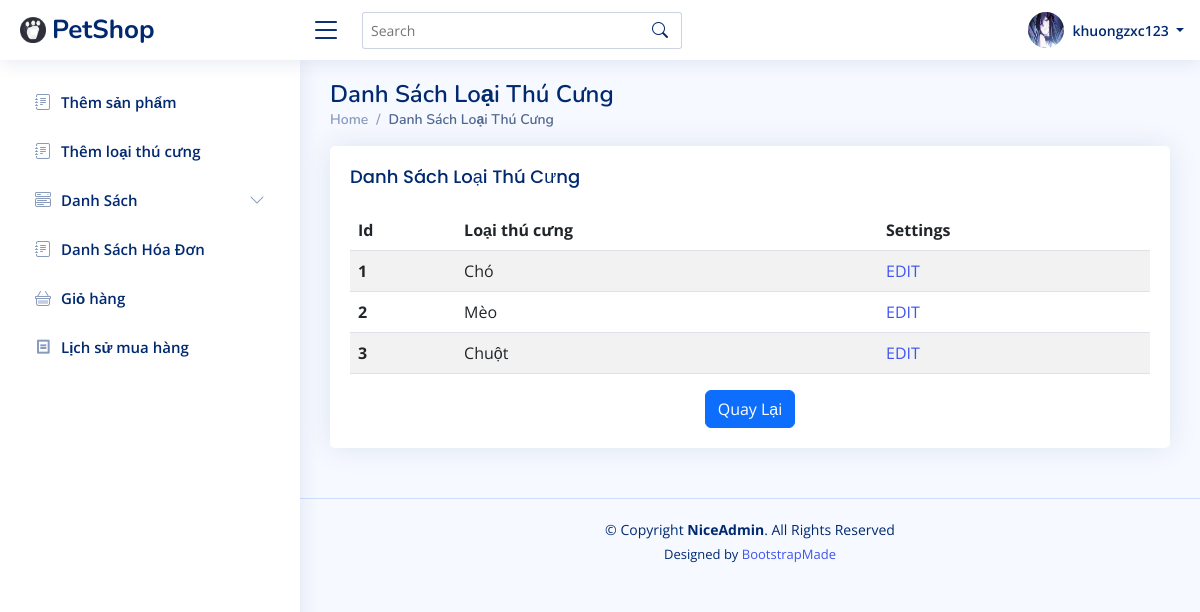
/?r=listcategory (signed in), run on the app's committed database.
### tables this page shows
CREATE TABLE IF NOT EXISTS `category` (
  `Id` int NOT NULL AUTO_INCREMENT,
  `CateName` varchar(50) NOT NULL,
  PRIMARY KEY (`Id`)
);

### controllers/ProductController.php (called while the page is built, shortened)
<?php
require_once('configs/database.php');
require_once('models/Product.php');
class ProductController
{
  private $model;
  function __construct()
  {
    global $pdo;
    $this->model = new Product($pdo);
  }
  function listcategory()
  {
    $category = $this->model->getAllCategory();
    require_once('views/product/categorylist.php');
  }
}
?>

### models/Product.php (called while the page is built, shortened)
<?php
class Product
{
    private $db;
    function __construct($pdo)
    {
        $this->db = $pdo;
    }
    function getAllCategory(){
        $stmt = $this->db->prepare("select * from category");
        $stmt->execute();
        $danhSach = $stmt->fetchAll(PDO::FETCH_ASSOC);
        return $danhSach;
    }
}
?>

### views/product/categorylist.php (the view, shortened to what this page needs)
<?php
include_once('views/shares/header.php');
?>
<main id="main" class="main">
  <div class="pagetitle">
    <h1>Danh Sách Loại Thú Cưng</h1>
    <nav>
      <ol class="breadcrumb">
        <li class="breadcrumb-item"><a href="?r=/">Home</a></li>
        <li class="breadcrumb-item active">Danh Sách Loại Thú Cưng</li>
      </ol>
    </nav>
  </div>
  <div class="card">
    <div class="card-body">
      <h5 class="card-title">Danh Sách Loại Thú Cưng</h5>
      <table class="table table-striped">
        <thead>
          <tr>
            <th scope="col">Id</th>
            <th scope="col">Loại thú cưng</th>
            <th scope="col">Settings</th>
          </tr>
        </thead>
        <tbody>
          <?php
          foreach ($category as $item) {
            echo "<tr>";
            echo "<th scope='row'>" . $item['Id'] . "</th>";
            echo "<td scope='row'>" . $item['CateName'] . "</td>";
            echo "<td><a href='?r=editCategory&id=" . $item['Id'] . "'>EDIT</a></td>";
            echo "</tr>";
          }
          ?>
      </table>
      <div class="text-center">
        <button onclick="location.href='?r=/'" class="btn btn-primary">Quay Lại</button>
      </div>
    </div>
  </div>
</main>
<?php
include_once('views/shares/footer.php');
?>

### assets/css/style.css (style rules this page uses)
:root { scroll-behavior: smooth; }
body { font-family: "Open Sans", sans-serif; background: #f6f9ff; color: #444444; }
a { color: #4154f1; text-decoration: none; }
h1, h2, h3, h4, h5, h6 { font-family: "Nunito", sans-serif; }
#main { margin-top: 60px; padding: 20px 30px; transition: all 0.3s; }
.pagetitle { margin-bottom: 10px; }
.pagetitle h1 { font-size: 24px; margin-bottom: 0; font-weight: 600; color: #012970; }
.card { margin-bottom: 30px; border: none; border-radius: 5px; box-shadow: 0px 0 30px rgba(1, 41, 112, 0.1); }
.card-title { padding: 20px 0 15px 0; font-size: 18px; font-weight: 500; color: #012970; font-family: "Poppins", sans-serif; }
.card-body { padding: 0 20px 20px 20px; }
.breadcrumb { font-size: 14px; font-family: "Nunito", sans-serif; color: #899bbd; font-weight: 600; }
.breadcrumb a { color: #899bbd; transition: 0.3s; }
.breadcrumb .breadcrumb-item::before { color: #899bbd; }
.breadcrumb .active { color: #51678f; font-weight: 600; }
@media (min-width: 1200px) { #main, #footer { margin-left: 300px; } }

### data on the page
category: Id "1", CateName "Chó"
category: Id "2", CateName "Mèo"
category: Id "3", CateName "Chuột"

### other printed values
$_SESSION['userName'] "khuongzxc123"
